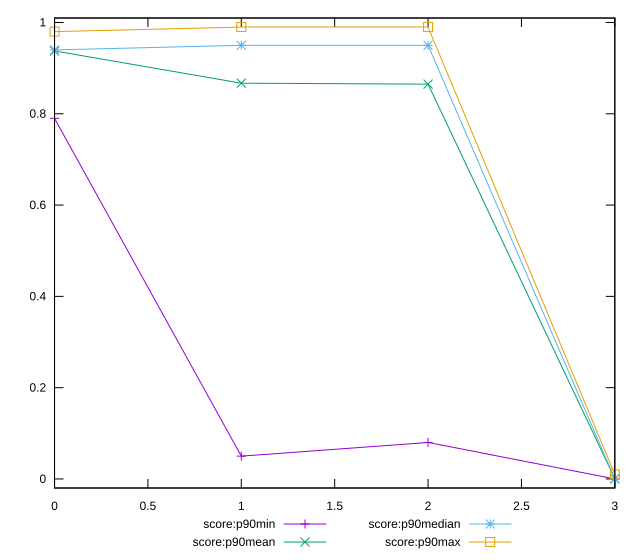

Write gnuplot code to recreate this figure.
reset

$scoreP90Min <<EOF
0 0.79
1 0.05
2 0.08
3 0
EOF

$scoreP90Mean <<EOF
0 0.937659574468085
1 0.8670212765957442
2 0.8649462365591397
3 0.0006382978723404256
EOF

$scoreP90Median <<EOF
0 0.94
1 0.95
2 0.95
3 0
EOF

$scoreP90Max <<EOF
0 0.98
1 0.99
2 0.99
3 0.01
EOF

set key outside below
set xrange [0:3]
set yrange [-0.0198:1.0098]
set trange [-0.0198:1.0098]
set terminal svg size 640, 560 enhanced background rgb 'white'
set output "report/report_00029_2021-02-24T13-36-40.390Z/largest-contentful-paint/progression/score.svg"

plot $scoreP90Min title "score:p90min" with linespoints, \
     $scoreP90Mean title "score:p90mean" with linespoints, \
     $scoreP90Median title "score:p90median" with linespoints, \
     $scoreP90Max title "score:p90max" with linespoints

reset
